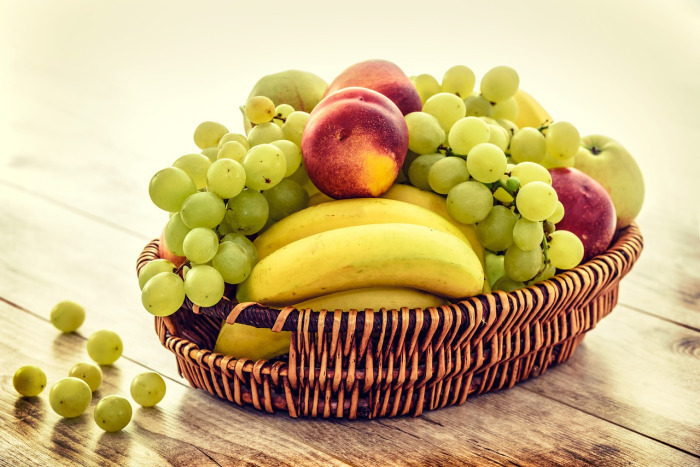
#> input picture OpenCV/opencv-fig3-fruit.jpg, 700 x 467 px
$ python opencv-py3-img06.edge3.py
#> lines starting #> are read from the running program, lines starting #| are printed output that depends on the picture
import cv2
from matplotlib import pyplot as plt

def nothing(x):
    pass

# 讀入圖
img_noblur = cv2.imread('opencv-fig3-fruit.jpg', 0)
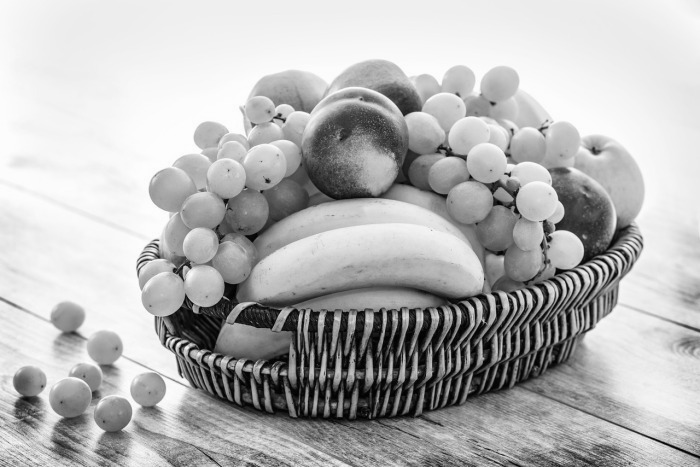
#> img_noblur: shape (467, 700); min 0, max 255, mean 181.2
# 模糊
img = cv2.blur(img_noblur, (7,7))
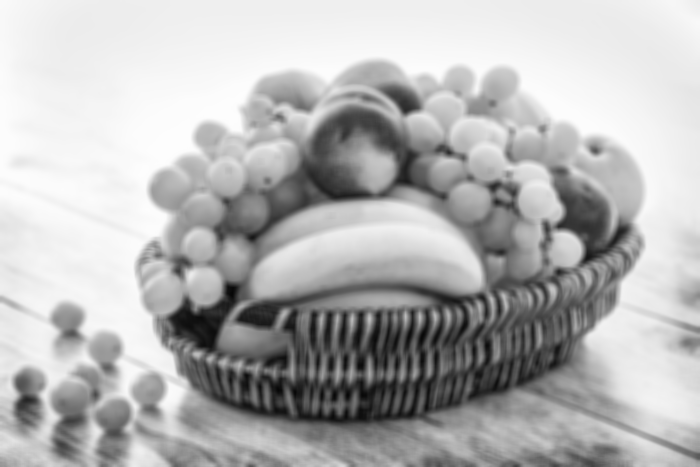
#> img: shape (467, 700); min 6, max 253, mean 181.2
# 抓線條
canny_edge = cv2.Canny(img, 0, 0)
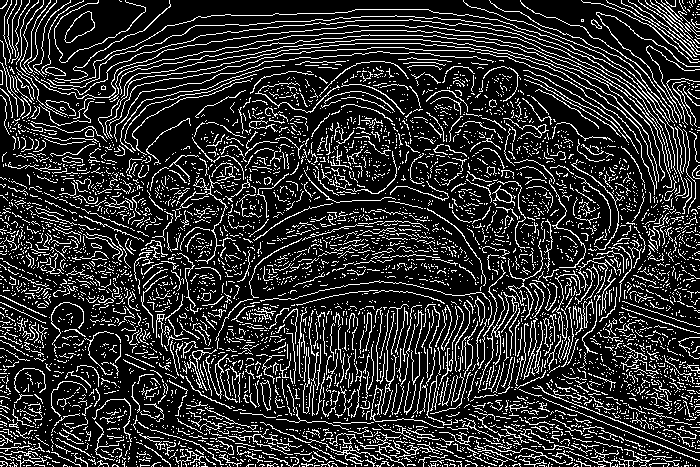
#> canny_edge: shape (467, 700); 18.2% white in thin lines or dots
# 秀原圖
cv2.imshow('image', img)
# 秀輪廓圖
cv2.imshow('canny_edge', canny_edge)

# 拖拉BAR 執行nothing,不會改變任何事
cv2.createTrackbar('min_value','canny_edge',0,500,nothing)
cv2.createTrackbar('max_value','canny_edge',0,500,nothing)

# 變動方式在迴圈內處理,在這調整 max & min 和重繪圖
while(1):
    cv2.imshow('image', img)
    cv2.imshow('canny_edge', canny_edge)
    min_value = cv2.getTrackbarPos('min_value', 'canny_edge')
    max_value = cv2.getTrackbarPos('max_value', 'canny_edge')
    canny_edge = cv2.Canny(img, min_value, max_value)
    k = cv2.waitKey(10)
#> (key Esc is pressed here)
    if k == 27:
        break
